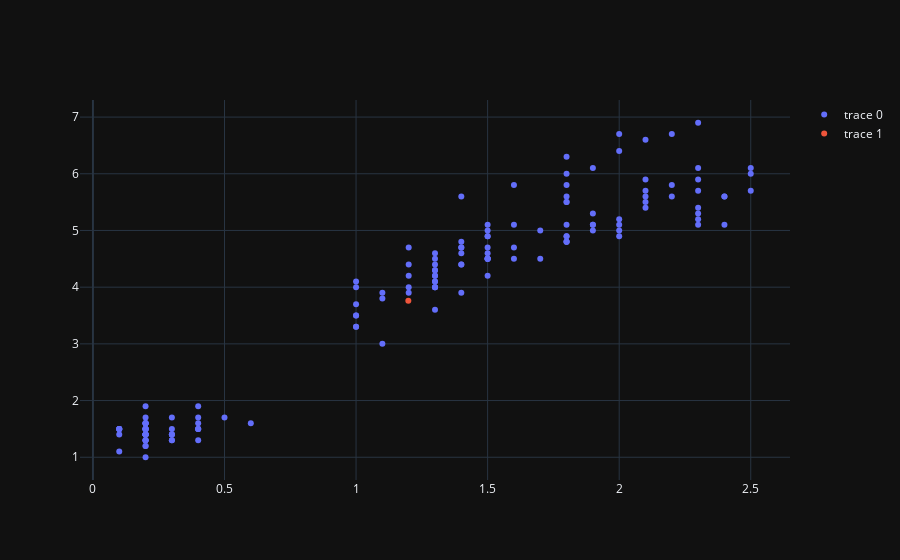

The code cell stored with this chart in its notebook:
### Code cell
# cov, var & pearson

import plotly.express as px
import plotly.graph_objects as go
import numpy as np

# Prepare data
df = px.data.iris()

A = df.filter(items = ["petal_width", "petal_length"]).to_numpy()
X = A[:, 0]
Y = A[:, 1]
mean = [X.mean(), Y.mean()]
print(mean)
print(mean[0])

def var2d(X):
    mean = X.mean()
    return np.average([(x - mean) ** 2 for x in X])

def var3d(X):
    return [var2d(x) for x in X]

var = var3d(A.transpose())
print(var)
print(np.var(A, 0))


fig = go.Figure(data= [go.Scatter(
    x = X,
    y = Y,
    mode="markers"
), go.Scatter(x = [mean[0]], y = [mean[1]], mode="markers")]
)
fig.show()

### Figure 1 — Plotly figure (JSON) as saved in the notebook; plotly's stock layout.template omitted (floating-point values rounded to 4 significant figures; data arrays with more than 128 entries replaced by an {"elided": "..."} marker saying what was removed)
{"data": [{"mode": "markers", "x": {"elided": "150 float values"}, "y": {"elided": "150 float values"}, "type": "scatter"}, {"mode": "markers", "x": [1.199], "y": [3.759], "type": "scatter"}], "layout": {}}
